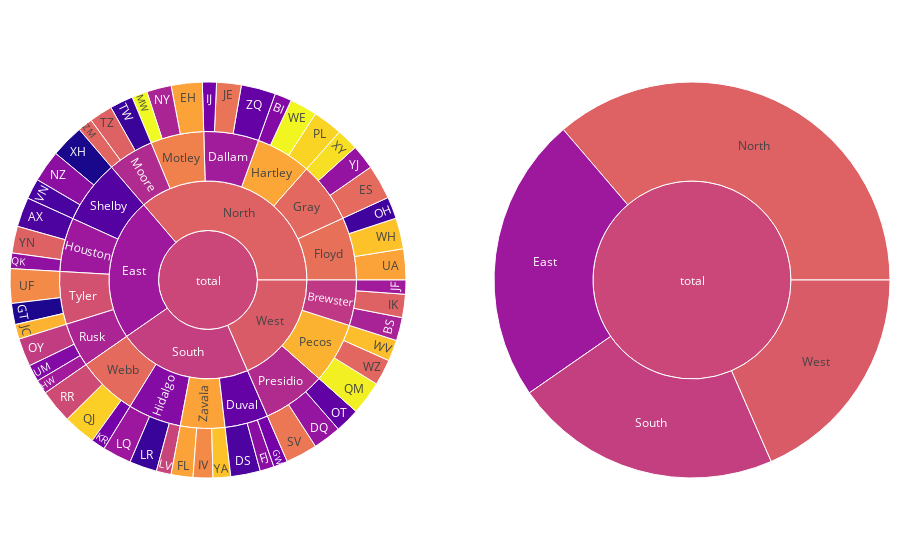

The notebook cell saved with this chart:
### Code cell
# import plotly.graph_objects as go
from plotly.subplots import make_subplots
import pandas as pd

df = pd.read_csv('https://raw.githubusercontent.com/plotly/datasets/master/sales_success.csv')
print(df.head())

levels = ['salesperson', 'county', 'region'] # levels used for the hierarchical chart
color_columns = ['sales', 'calls']
value_column = 'calls'

def build_hierarchical_dataframe(df, levels, value_column, color_columns=None):
    """
    Build a hierarchy of levels for Sunburst or Treemap charts.

    Levels are given starting from the bottom to the top of the hierarchy, 
    ie the last level corresponds to the root.
    """
    df_all_trees = pd.DataFrame(columns=['id', 'parent', 'value', 'color'])
    for i, level in enumerate(levels):
        df_tree = pd.DataFrame(columns=['id', 'parent', 'value', 'color'])
        dfg = df.groupby(levels[i:]).sum(numerical_only=True)
        dfg = dfg.reset_index()
        df_tree['id'] = dfg[level].copy()
        if i < len(levels) - 1:
            df_tree['parent'] = dfg[levels[i+1]].copy()
        else:
            df_tree['parent'] = 'total'
        df_tree['value'] = dfg[value_column]
        df_tree['color'] = dfg[color_columns[0]] / dfg[color_columns[1]]
        df_all_trees = df_all_trees.append(df_tree, ignore_index=True)
    total = pd.Series(dict(id='total', parent='', 
                              value=df[value_column].sum(),
                              color=df[color_columns[0]].sum() / df[color_columns[1]].sum()))
    df_all_trees = df_all_trees.append(total, ignore_index=True)
    return df_all_trees


df_all_trees = build_hierarchical_dataframe(df, levels, value_column, color_columns)
average_score = df['sales'].sum() / df['calls'].sum()

fig = make_subplots(1, 2, specs=[[{"type": "domain"}, {"type": "domain"}]],)
    
fig.add_trace(go.Sunburst(
    labels=df_all_trees['id'],
    parents=df_all_trees['parent'],
    values=df_all_trees['value'],
    branchvalues='total',
    marker=dict(
        colors=df_all_trees['color'],
#         colorscale='RdBu',
        cmid=average_score
    ),
    hovertemplate='<b>%{label} </b> <br> Sales: %{value}<br> Success rate: %{color:.2f}',
    name=''
    ), 1, 1)

fig.add_trace(go.Sunburst(
    labels=df_all_trees['id'],
    parents=df_all_trees['parent'],
    values=df_all_trees['value'],
    branchvalues='total',
    marker=dict(
        colors=df_all_trees['color'],
#         colorscale='RdBu',
        cmid=average_score
    ),
    hovertemplate='<b>%{label} </b> <br> Sales: %{value}<br> Success rate: %{color:.2f}',
    maxdepth=2
    ), 1, 2)

fig.update_layout(margin=dict(t=10, b=10, r=10, l=10))
fig.show()

### Figure 1 — Plotly figure (JSON) as saved in the notebook; plotly's stock layout.template omitted (floating-point values rounded to 4 significant figures)
{"data": [{"branchvalues": "total", "domain": {"x": [0, 0.45], "y": [0, 1]}, "hovertemplate": "<b>%{label} </b> <br> Sales: %{value}<br> Success rate: %{color:.2f}", "labels": ["AX", "BI", "BS", "DQ", "DS", "EH", "ES", "FJ", "FL", "GT", "GW", "HW", "IJ", "IK", "IV", "JC", "JE", "JF", "KR", "LQ", "LR", "LV", "MW", "NY", "NZ", "OH", "OT", "OY", "PL", "QJ", "QK", "QM", "RR", "SV", "TW", "TZ", "UA", "UF", "UM", "VN", "WE", "WH", "WV", "WZ", "XH", "XY", "YA", "YJ", "YN", "ZM", "ZQ", "Brewster", "Dallam", "Duval", "Floyd", "Gray", "Hartley", "Hidalgo", "Houston", "Moore", "Motley", "Pecos", "Presidio", "Rusk", "Shelby", "Tyler", "Webb", "Zavala", "East", "North", "South", "West", "total"], "marker": {"cmid": 0.531, "colors": [0.2143, 0.3333, 0.4242, 0.375, 0.2143, 0.7727, 0.6327, 0.35, 0.7742, 0.1333, 0.3, 0.4, 0.3, 0.6061, 0.7143, 0.8095, 0.6571, 0.4, 0.3, 0.3902, 0.1795, 0.5238, 0.9545, 0.4286, 0.3556, 0.1935, 0.2571, 0.5, 0.881, 0.8696, 0.3636, 0.9375, 0.5417, 0.6667, 0.1818, 0.6061, 0.7727, 0.7143, 0.3333, 0.2069, 0.9487, 0.8409, 0.8333, 0.6216, 0.1277, 0.9032, 0.84, 0.3714, 0.6053, 0.619, 0.2653, 0.4884, 0.4038, 0.2683, 0.6471, 0.6261, 0.781, 0.3366, 0.3922, 0.4483, 0.6931, 0.8087, 0.45, 0.4286, 0.2314, 0.56, 0.6316, 0.7738, 0.3931, 0.6054, 0.5066, 0.5888, 0.531]}, "name": "", "parents": ["Houston", "Hartley", "Brewster", "Presidio", "Duval", "Motley", "Gray", "Duval", "Zavala", "Tyler", "Duval", "Rusk", "Dallam", "Brewster", "Zavala", "Tyler", "Dallam", "Brewster", "Webb", "Hidalgo", "Hidalgo", "Hidalgo", "Motley", "Motley", "Shelby", "Floyd", "Presidio", "Rusk", "Hartley", "Webb", "Houston", "Pecos", "Webb", "Presidio", "Moore", "Moore", "Floyd", "Tyler", "Rusk", "Shelby", "Hartley", "Floyd", "Pecos", "Pecos", "Shelby", "Gray", "Zavala", "Gray", "Houston", "Moore", "Dallam", "West", "North", "South", "North", "North", "North", "South", "East", "North", "North", "West", "West", "East", "East", "East", "South", "South", "total", "total", "total", "total", ""], "type": "sunburst", "values": [42, 24, 33, 40, 42, 44, 49, 20, 31, 30, 20, 20, 20, 33, 28, 21, 35, 20, 20, 41, 39, 21, 22, 35, 45, 31, 35, 40, 42, 46, 22, 48, 48, 45, 33, 33, 44, 49, 24, 29, 39, 44, 30, 37, 47, 31, 25, 35, 38, 21, 49, 86, 104, 82, 119, 115, 105, 101, 102, 87, 101, 115, 120, 84, 121, 100, 114, 84, 407, 631, 381, 321, 1740]}, {"branchvalues": "total", "domain": {"x": [0.55, 1], "y": [0, 1]}, "hovertemplate": "<b>%{label} </b> <br> Sales: %{value}<br> Success rate: %{color:.2f}", "labels": ["AX", "BI", "BS", "DQ", "DS", "EH", "ES", "FJ", "FL", "GT", "GW", "HW", "IJ", "IK", "IV", "JC", "JE", "JF", "KR", "LQ", "LR", "LV", "MW", "NY", "NZ", "OH", "OT", "OY", "PL", "QJ", "QK", "QM", "RR", "SV", "TW", "TZ", "UA", "UF", "UM", "VN", "WE", "WH", "WV", "WZ", "XH", "XY", "YA", "YJ", "YN", "ZM", "ZQ", "Brewster", "Dallam", "Duval", "Floyd", "Gray", "Hartley", "Hidalgo", "Houston", "Moore", "Motley", "Pecos", "Presidio", "Rusk", "Shelby", "Tyler", "Webb", "Zavala", "East", "North", "South", "West", "total"], "marker": {"cmid": 0.531, "colors": [0.2143, 0.3333, 0.4242, 0.375, 0.2143, 0.7727, 0.6327, 0.35, 0.7742, 0.1333, 0.3, 0.4, 0.3, 0.6061, 0.7143, 0.8095, 0.6571, 0.4, 0.3, 0.3902, 0.1795, 0.5238, 0.9545, 0.4286, 0.3556, 0.1935, 0.2571, 0.5, 0.881, 0.8696, 0.3636, 0.9375, 0.5417, 0.6667, 0.1818, 0.6061, 0.7727, 0.7143, 0.3333, 0.2069, 0.9487, 0.8409, 0.8333, 0.6216, 0.1277, 0.9032, 0.84, 0.3714, 0.6053, 0.619, 0.2653, 0.4884, 0.4038, 0.2683, 0.6471, 0.6261, 0.781, 0.3366, 0.3922, 0.4483, 0.6931, 0.8087, 0.45, 0.4286, 0.2314, 0.56, 0.6316, 0.7738, 0.3931, 0.6054, 0.5066, 0.5888, 0.531]}, "maxdepth": 2, "parents": ["Houston", "Hartley", "Brewster", "Presidio", "Duval", "Motley", "Gray", "Duval", "Zavala", "Tyler", "Duval", "Rusk", "Dallam", "Brewster", "Zavala", "Tyler", "Dallam", "Brewster", "Webb", "Hidalgo", "Hidalgo", "Hidalgo", "Motley", "Motley", "Shelby", "Floyd", "Presidio", "Rusk", "Hartley", "Webb", "Houston", "Pecos", "Webb", "Presidio", "Moore", "Moore", "Floyd", "Tyler", "Rusk", "Shelby", "Hartley", "Floyd", "Pecos", "Pecos", "Shelby", "Gray", "Zavala", "Gray", "Houston", "Moore", "Dallam", "West", "North", "South", "North", "North", "North", "South", "East", "North", "North", "West", "West", "East", "East", "East", "South", "South", "total", "total", "total", "total", ""], "type": "sunburst", "values": [42, 24, 33, 40, 42, 44, 49, 20, 31, 30, 20, 20, 20, 33, 28, 21, 35, 20, 20, 41, 39, 21, 22, 35, 45, 31, 35, 40, 42, 46, 22, 48, 48, 45, 33, 33, 44, 49, 24, 29, 39, 44, 30, 37, 47, 31, 25, 35, 38, 21, 49, 86, 104, 82, 119, 115, 105, 101, 102, 87, 101, 115, 120, 84, 121, 100, 114, 84, 407, 631, 381, 321, 1740]}], "layout": {"margin": {"b": 10, "l": 10, "r": 10, "t": 10}}}
